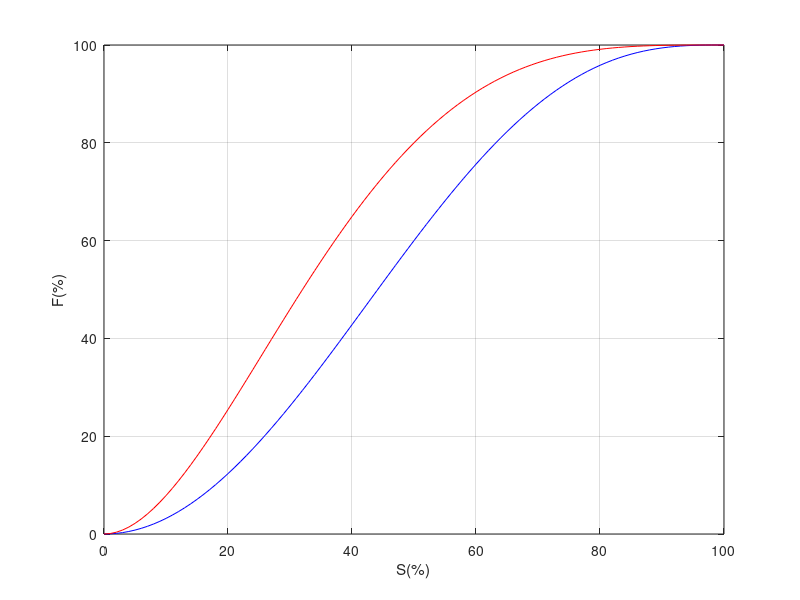
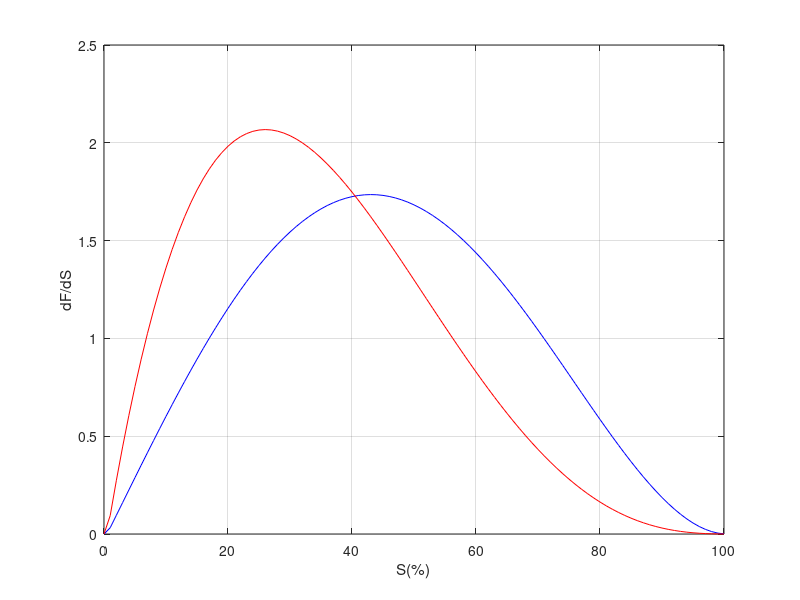

Source code (MATLAB) for these figures, in order:
%% cost_spread.m
close all;
clear all;

S = 0:0.01:1;
A1 = 0.32;
B1 = 0.68;
F1 = A1*(10 + S.*((15-4.*S).*S-20)).*S.^2 + B1*(10 + S.*(6.*S - 15)).*S.^3 + (1-(A1+B1)).*(5-4.*S).*S.^4;
A2 = 0.96;
B2 = 0.04;
F2 = A2*(10 + S.*((15-4.*S).*S-20)).*S.^2 + B2*(10 + S.*(6.*S - 15)).*S.^3 + (1-(A2+B2)).*(5-4*S).*S.^4;
f = figure;
ax = axes('Parent',f,'FontSize',18);
plot(100*S,100*F1,'b',100*S,100*F2,'r');
xlabel('S(%)');
ylabel('F(%)');
grid on;


f = figure;
ax = axes('Parent',f,'FontSize',18);
plot(100*S,[0 100*diff(F1)],'b',100*S,[0 100*diff(F2)],'r');
xlabel('S(%)');
ylabel('dF/dS');
grid on;
